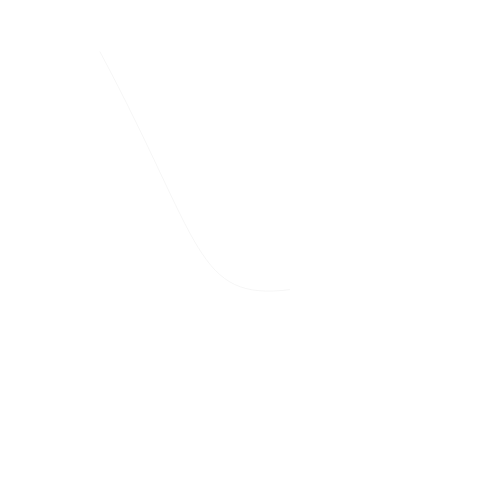
Frame 1 (no input)
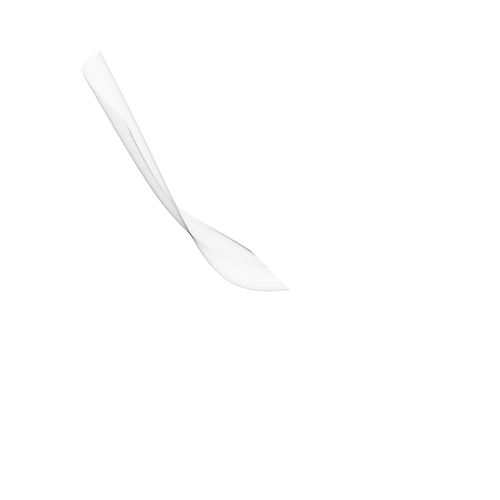
Frame 60 (no input)
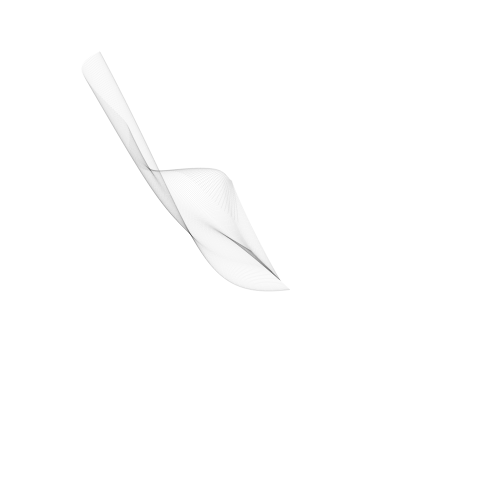
Frame 120 (the mouse pressed at the canvas centre since frame 60)

The p5.js sketch that drew these frames (run headless with seeded random() and noise() and a simulated clock; from frame 60 on, the mouse is pressed at the canvas centre):

// p5.js sketch
// ── sketch.js
// Perlin-noise-eksempel

// Hentet herfra: http://genekogan.com/code/p5js-perlin-noise/

function setup() {
    createCanvas(500, 500);
    stroke(0, 10);
    noFill();
}


let t = 0;
function draw() {
    var x1 = width  * (noise(t + 15));
    var x2 = width  * (noise(t + 25));
    var x3 = width  * (noise(t + 35));
    var x4 = width  * (noise(t + 45));
    var y1 = height * (noise(t + 15));
    var y2 = height * (noise(t + 65));
    var y3 = height * (noise(t + 75));
    var y4 = height * (noise(t + 85));

    bezier(x1, y1, x2, y2, x3, y3, x4, y4);

    t += 0.005;

}
